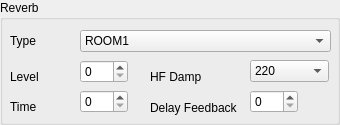
            <widget class="QGroupBox" name="groupBox_15">
             <property name="title">
              <string>Reverb</string>
             </property>
             <widget class="QSpinBox" name="perfReverbDelayFeedback_3">
              <property name="geometry">
               <rect>
                <x>250</x>
                <y>90</y>
                <width>48</width>
                <height>23</height>
               </rect>
              </property>
              <property name="maximum">
               <number>127</number>
              </property>
             </widget>
             <widget class="QSpinBox" name="perfReverbTime_3">
              <property name="geometry">
               <rect>
                <x>80</x>
                <y>90</y>
                <width>48</width>
                <height>23</height>
               </rect>
              </property>
              <property name="maximum">
               <number>127</number>
              </property>
             </widget>
             <widget class="QLabel" name="label_106">
              <property name="geometry">
               <rect>
                <x>10</x>
                <y>70</y>
                <width>58</width>
                <height>14</height>
               </rect>
              </property>
              <property name="text">
               <string>Level</string>
              </property>
             </widget>
             <widget class="QLabel" name="label_107">
              <property name="geometry">
               <rect>
                <x>10</x>
                <y>30</y>
                <width>58</width>
                <height>21</height>
               </rect>
              </property>
              <property name="text">
               <string>Type</string>
              </property>
             </widget>
             <widget class="QLabel" name="label_108">
              <property name="geometry">
               <rect>
                <x>10</x>
                <y>100</y>
                <width>58</width>
                <height>14</height>
               </rect>
              </property>
              <property name="text">
               <string>Time</string>
              </property>
             </widget>
             <widget class="QSpinBox" name="perfReverbLevel_3">
              <property name="geometry">
               <rect>
                <x>80</x>
                <y>60</y>
                <width>48</width>
                <height>23</height>
               </rect>
              </property>
              <property name="maximum">
               <number>127</number>
              </property>
             </widget>
             <widget class="QLabel" name="label_109">
              <property name="geometry">
               <rect>
                <x>150</x>
                <y>70</y>
                <width>58</width>
                <height>14</height>
               </rect>
              </property>
              <property name="text">
               <string>HF Damp</string>
              </property>
             </widget>
             <widget class="QLabel" name="label_110">
              <property name="geometry">
               <rect>
                <x>150</x>
                <y>100</y>
                <width>101</width>
                <height>16</height>
               </rect>
              </property>
              <property name="text">
               <string>Delay Feedback</string>
              </property>
             </widget>
             <widget class="QComboBox" name="perfReverbHFDamp_3">
              <property name="geometry">
               <rect>
                <x>250</x>
                <y>60</y>
                <width>79</width>
                <height>22</height>
               </rect>
              </property>
              <item>
               <property name="text">
                <string>220</string>
               </property>
              </item>
              <item>
               <property name="text">
                <string>250</string>
               </property>
              </item>
              <item>
               <property name="text">
                <string>315</string>
               </property>
              </item>
              <item>
               <property name="text">
                <string>400</string>
               </property>
              </item>
              <item>
               <property name="text">
                <string>500</string>
               </property>
              </item>
              <item>
               <property name="text">
                <string>630</string>
               </property>
              </item>
              <item>
               <property name="text">
                <string>800</string>
               </property>
              </item>
              <item>
               <property name="text">
                <string>1000</string>
               </property>
              </item>
              <item>
               <property name="text">
                <string>1250</string>
               </property>
              </item>
              <item>
               <property name="text">
                <string>1600</string>
               </property>
              </item>
              <item>
               <property name="text">
                <string>2000</string>
               </property>
              </item>
              <item>
               <property name="text">
                <string>2500</string>
               </property>
              </item>
              <item>
               <property name="text">
                <string>3150</string>
               </property>
              </item>
              <item>
               <property name="text">
                <string>4000</string>
               </property>
              </item>
              <item>
               <property name="text">
                <string>5000</string>
               </property>
              </item>
              <item>
               <property name="text">
                <string>6300</string>
               </property>
              </item>
              <item>
               <property name="text">
                <string>8000</string>
               </property>
              </item>
              <item>
               <property name="text">
                <string>BYPASS</string>
               </property>
              </item>
             </widget>
             <widget class="QComboBox" name="perfReverbType_3">
              <property name="geometry">
               <rect>
                <x>80</x>
                <y>30</y>
                <width>251</width>
                <height>22</height>
               </rect>
              </property>
              <item>
               <property name="text">
                <string>ROOM1</string>
               </property>
              </item>
              <item>
               <property name="text">
                <string>ROOM2</string>
               </property>
              </item>
              <item>
               <property name="text">
                <string>STAGE1</string>
               </property>
              </item>
              <item>
               <property name="text">
                <string>STAGE2</string>
               </property>
              </item>
              <item>
               <property name="text">
                <string>HALL1</string>
               </property>
              </item>
              <item>
               <property name="text">
                <string>HALL2</string>
               </property>
              </item>
              <item>
               <property name="text">
                <string>DELAY</string>
               </property>
              </item>
              <item>
               <property name="text">
                <string>PAN-DLY</string>
               </property>
              </item>
             </widget>
            </widget>
